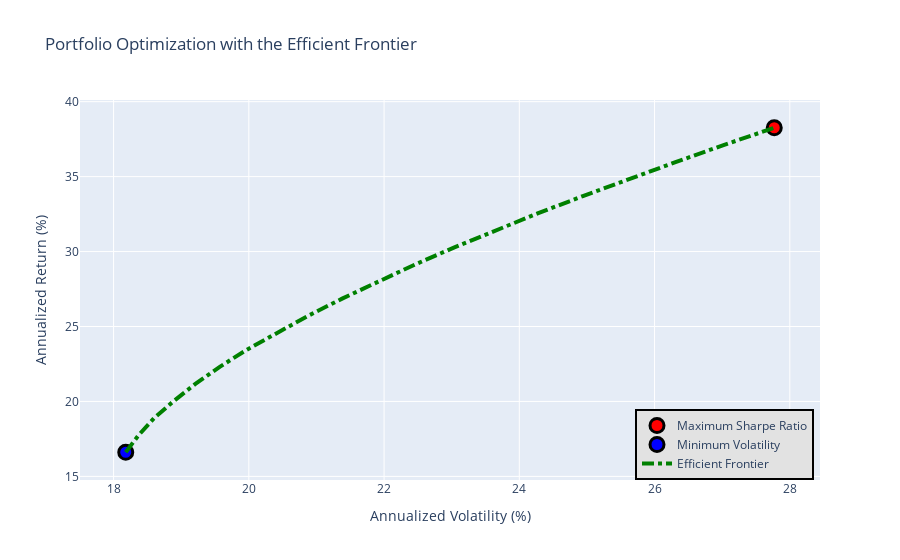

The notebook cell this image was saved under:
### Markdown cell above
### 3. Portefeuille diversifié

### Code cell
stock_list = ['XLK', 'XLV', 'XLF', 'XLE', 'XLP']
start_Date = dt.date(2019, 1, 1)
end_Date = dt.date(2022, 1, 1)
mean_return, cov_matrix = getData(stock_list, start_Date, end_Date)
EF_graph(mean_return, cov_matrix)

### Figure 1 — Plotly figure (JSON) as saved in the notebook; plotly's stock layout.template omitted (floating-point values rounded to 4 significant figures)
{"data": [{"marker": {"color": "red", "line": {"color": "black", "width": 3}, "size": 14}, "mode": "markers", "name": "Maximum Sharpe Ratio", "type": "scatter", "x": [27.77], "y": [38.26]}, {"marker": {"color": "blue", "line": {"color": "black", "width": 3}, "size": 14}, "mode": "markers", "name": "Minimum Volatility", "type": "scatter", "x": [18.18], "y": [16.61]}, {"line": {"color": "green", "dash": "dashdot", "width": 4}, "mode": "lines", "name": "Efficient Frontier", "type": "scatter", "x": [18.18, 18.37, 18.6, 18.89, 19.21, 19.57, 19.97, 20.41, 20.88, 21.38, 21.91, 22.46, 23.04, 23.65, 24.28, 24.94, 25.62, 26.32, 27.03, 27.77], "y": [16.61, 17.75, 18.89, 20.03, 21.17, 22.31, 23.45, 24.58, 25.72, 26.86, 28, 29.14, 30.28, 31.42, 32.56, 33.7, 34.84, 35.98, 37.12, 38.26]}], "layout": {"legend": {"bgcolor": "#E2E2E2", "bordercolor": "black", "borderwidth": 2, "traceorder": "normal", "x": 0.75, "y": 0}, "showlegend": true, "title": {"text": "Portfolio Optimization with the Efficient Frontier"}, "xaxis": {"title": {"text": "Annualized Volatility (%)"}}, "yaxis": {"title": {"text": "Annualized Return (%)"}}}}
